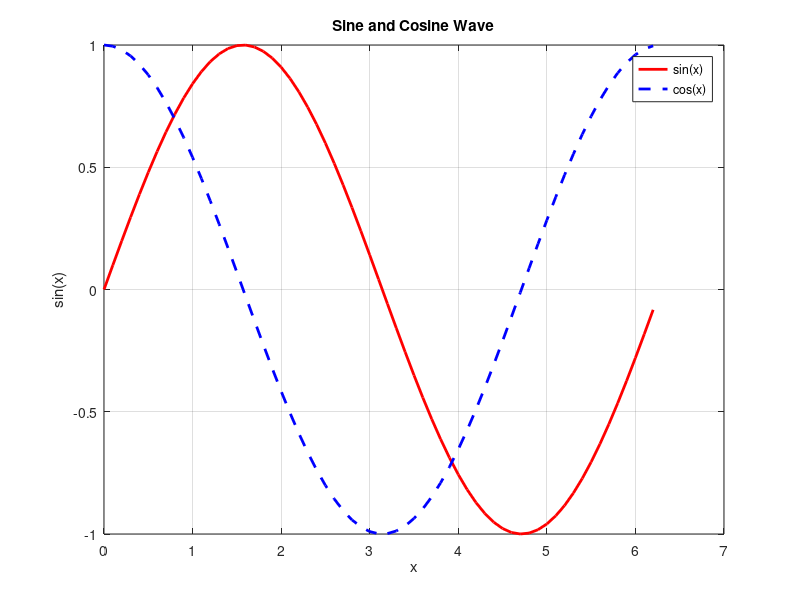

Write MATLAB code to recreate this figure.
clc; clear; close all;

x = 0:0.1:2*pi;
y1 = sin(x);
y2 = cos(x);

figure;
plot(x,y1, '-r', 'LineWidth', 2);
hold on;
plot(x,y2, '--b', 'LineWidth', 2);
title('Sine and Cosine Wave');
xlabel('x');
ylabel('sin(x)');
legend('sin(x)', 'cos(x)');
grid on;
hold off;
